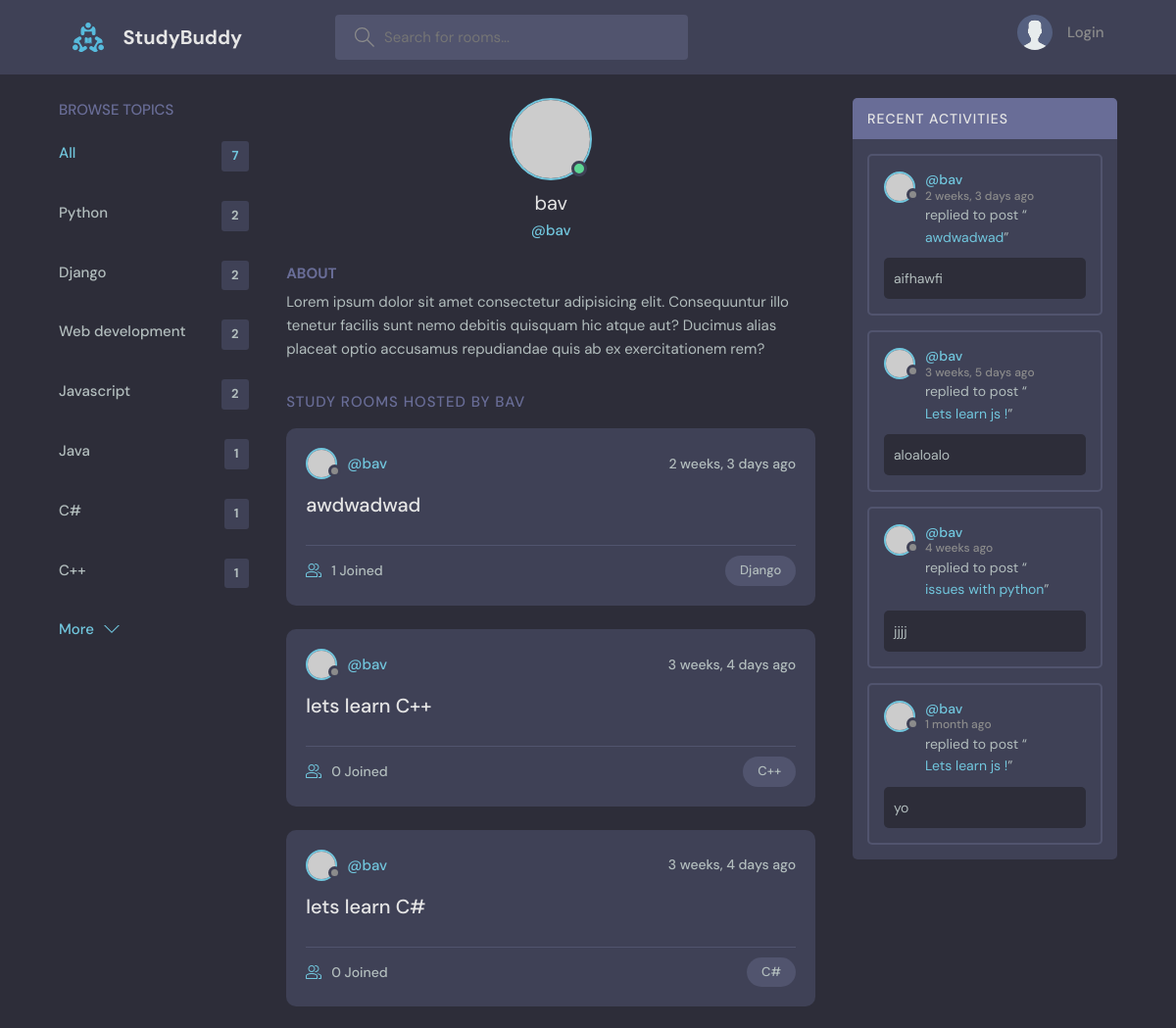
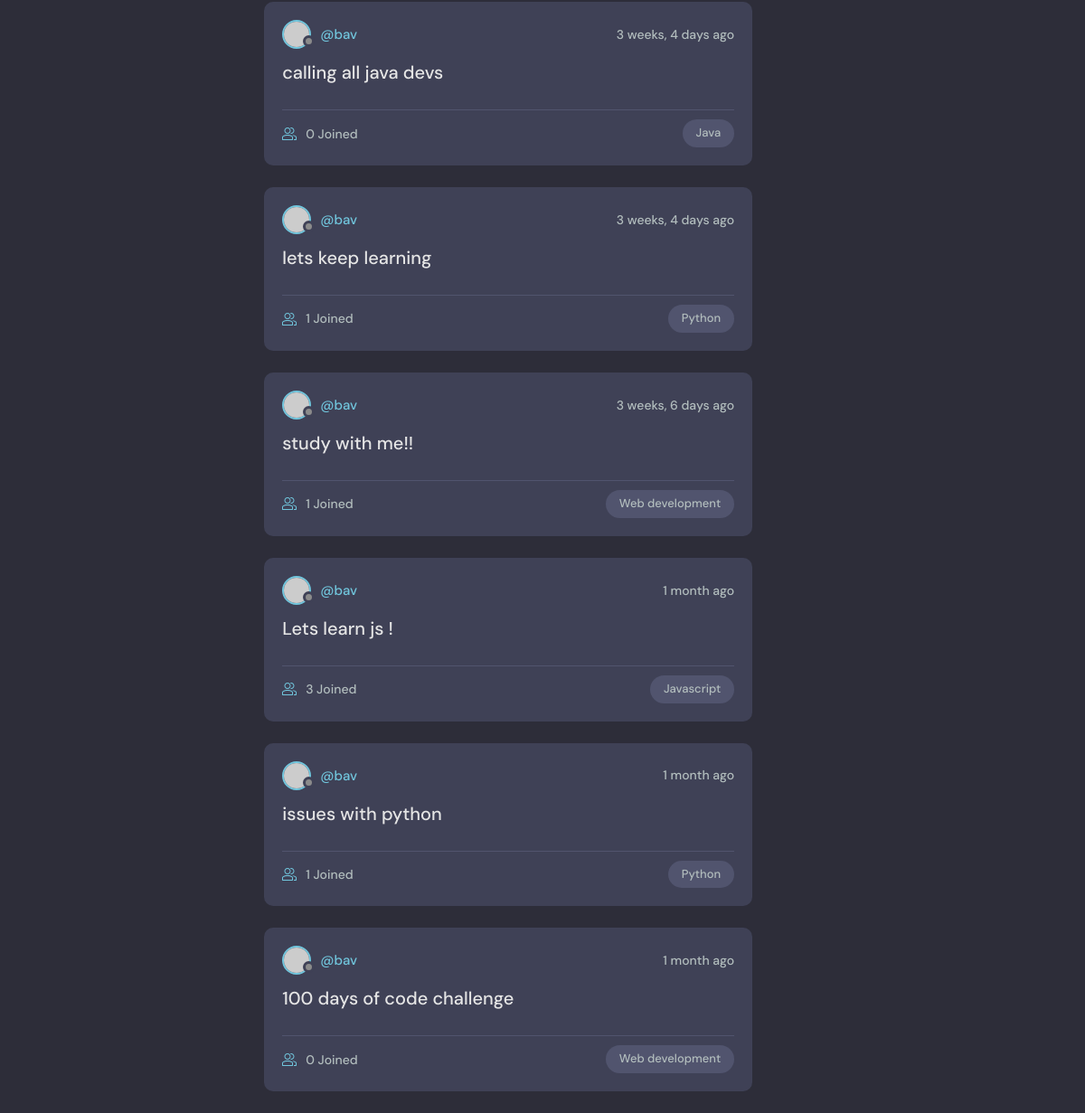
Page /profile/1/ on the committed database (2 pictures, top to bottom).
### base/models.py (models this page shows, shortened)
class Topic(models.Model):
    name = models.CharField(max_length=200)

class Room(models.Model):
    host = models.ForeignKey(User, on_delete=models.SET_NULL, null=True)
    topic = models.ForeignKey(Topic, on_delete=models.SET_NULL, null=True)
    name = models.CharField(max_length=200)
    description = models.TextField(null=True, blank=True)
    participants = models.ManyToManyField(User, related_name='participants', blank=True)
    updated = models.DateTimeField(auto_now=True)
    created = models.DateTimeField(auto_now_add=True)
    class Meta:
        ordering = ['-updated', '-created']
    def __str__(self):
        return str(self.name)

class Message(models.Model):
    user = models.ForeignKey(User, on_delete=models.CASCADE)
    room = models.ForeignKey(Room, on_delete=models.CASCADE)
    body = models.TextField()
    updated = models.DateTimeField(auto_now=True)
    created = models.DateTimeField(auto_now_add=True)
    class Meta:
        ordering = ['-updated', '-created']
    def __str__(self):
        return self.body[0:50]

### base/views.py (the view)
# urls.py: path('profile/<str:pk>/', views.userProfile, name='user-profile'),
def userProfile(request, pk):
    user = User.objects.get(id=pk)
    rooms = user.room_set.all()
    room_messages = user.message_set.all()
    topics = Topic.objects.all()
    context = {'user': user, 'rooms': rooms,'room_messages': room_messages, 'topics': topics}
    return render(request, 'base/profile.html', context)

### base/templates/base/profile.html (shortened to what this page needs)
{% extends "main.html" %}
{% block content %}
  <main class="profile-page layout layout--3">
    <div class="container">
      {% include 'base/topic_component.html' %}
      <div class="roomList">
        <div class="profile">
          <div class="profile__avatar">
            <div class="avatar avatar--large active">
              <img src="https://randomuser.me/api/portraits/men/11.jpg" />
            </div>
          </div>
          <div class="profile__info">
            <h3>{{user.username}}</h3>
            <p>@{{user.username}}</p>
          </div>
          <div class="profile__about">
            <h3>About</h3>
            <p>
              Lorem ipsum dolor sit amet consectetur adipisicing elit. Consequuntur illo tenetur
              facilis sunt nemo debitis quisquam hic atque aut? Ducimus alias placeat optio
              accusamus repudiandae quis ab ex exercitationem rem?
            </p>
          </div>
        </div>
        <div class="roomList__header">
          <div>
            <h2>Study Rooms Hosted by {{user.username}}</a>
            </h2>
          </div>
        </div>
        {% include "base/feed_component.html" %}
      </div>
      {% include 'base/activity_component.html' %}
    </div>
  </main>
{% endblock %}

### templates/main.html (shortened to what this page needs)
<!DOCTYPE html>
{% load static %}
<html lang="en">
  <head>
    <link rel="stylesheet" href="{% static 'styles/style.css' %}" />
  </head>
  <body>
    {% include "navbar.html" %}
    {% block content %}
    {% endblock content %}
  </body>
</html>

### templates/navbar.html (shortened to what this page needs)
{% load static %}
<header class="header header--loggedIn">
    <div class="container">
      <a href="{% url 'home' %}" class="header__logo">
        <img src="{% static 'images/logo.svg' %}" />
        <h1>StudyBuddy</h1>
      </a>
      <form class="header__search" method="GET" action="{% url 'home' %}">
        <label>
          <input name = "q" placeholder="Search for rooms..." />
        </label>
      </form>
      <nav class="header__menu">
        {% if request.user.is_authenticated %}
        <div class="header__user">
          <a href="{% url 'user-profile' user.id %}">
            <div class="avatar avatar--medium active">
              <img src="https://randomuser.me/api/portraits/men/37.jpg" />
            </div>
            <p>{{request.user.username}}<span>@{{request.user.username}}</span></p>
          </a>
          <button class="dropdown-button">
            <svg version="1.1" xmlns="http://www.w3.org/2000/svg" width="32" height="32" viewBox="0 0 32 32">
              <title>chevron-down</title>
              <path d="M16 21l-13-13h-3l16 16 16-16h-3l-13 13z"></path>
            </svg>
          </button>
        </div>
        {% else %}
        <a href="{% url 'login' %}">
          <img src="{% static 'images/avatar.svg' %}" />
          <p>Login</p>
        </a>
        {% endif %}
      </nav>
    </div>
  </header>

### base/templates/base/topic_component.html
<div class="topics">
    <div class="topics__header">
      <h2>Browse Topics</h2>
    </div>
    <ul class="topics__list">
      <li>
        <a href="{% url 'home' %}" class="active">All <span>{{topics.count}}</span></a>
      </li>
      {% for topic in topics %}
      <li>
        <a href="{% url 'home' %}?q={{topic.name}}">{{topic.name}}<span>{{topic.room_set.all.count}}</span></a>
      </li>
      {% endfor %}
    </ul>
    <a class="btn btn--link" href="{% url 'topics' %}">
      More
      <svg version="1.1" xmlns="http://www.w3.org/2000/svg" width="32" height="32" viewBox="0 0 32 32">
        <title>chevron-down</title>
        <path d="M16 21l-13-13h-3l16 16 16-16h-3l-13 13z"></path>
      </svg>
    </a>
  </div>

### base/templates/base/feed_component.html (shortened to what this page needs)
{% for room in rooms %}
<div class="roomListRoom">
    <div class="roomListRoom__header">
      <a href="{% url 'user-profile' room.host.id %}" class="roomListRoom__author">
        <div class="avatar avatar--small">
          <img src="https://randomuser.me/api/portraits/women/11.jpg" />
        </div>
        <span>@{{room.host.username}}</span>
      </a>
      <div class="roomListRoom__actions">
        <span>{{room.created|timesince}} ago </span>
      </div>
    </div>
    <div class="roomListRoom__content">
      <a href="{% url 'room' room.id %}">{{room.name}}</a>
    </div>
    <div class="roomListRoom__meta">
      <a href="{% url 'room' room.id %}" class="roomListRoom__joined">
        {{room.participants.all.count}} Joined
      </a>
      <p class="roomListRoom__topic">{{room.topic.name}}</p>
    </div>
  </div>
{% endfor %}

### base/templates/base/activity_component.html (shortened to what this page needs)
<div class="activities">
    <div class="activities__header">
      <h2>Recent Activities</h2>
    </div>
    {% for message in room_messages %}
    <div class="activities__box">
      <div class="activities__boxHeader roomListRoom__header">
        <a href="{% url 'user-profile' message.user.id %}" class="roomListRoom__author">
          <div class="avatar avatar--small">
            <img src="https://randomuser.me/api/portraits/women/11.jpg" />
          </div>
          <p>
            @{{message.user}}
            <span>{{message.created|timesince}} ago</span>
          </p>
        </a>
      </div>
      <div class="activities__boxContent">
        <p>replied to post “<a href="{% url 'room' message.room.id %}">{{message.room}}</a>”</p>
        <div class="activities__boxRoomContent">
          {{message}}
        </div>
      </div>
    </div>
    {% endfor %}
  </div>

### rows in the picture
Topic: name "Python", room_set.all.count "2"
Topic: name "Django", room_set.all.count "2"
Topic: name "Web development", room_set.all.count "2"
Topic: name "Javascript", room_set.all.count "2"
Topic: name "Java", room_set.all.count "1"
Topic: name "C#", room_set.all.count "1"
Topic: name "C++", room_set.all.count "1"
Room: host.username "bav", created "2 weeks, 3 days", name "awdwadwad", participants.all.count "1", topic.name "Django"
Room: host.username "bav", created "3 weeks, 4 days", name "lets learn C++", participants.all.count "0", topic.name "C++"
Room: host.username "bav", created "3 weeks, 4 days", name "lets learn C#", participants.all.count "0", topic.name "C#"
Room: host.username "bav", created "3 weeks, 4 days", name "calling all java devs", participants.all.count "0", topic.name "Java"
Room: host.username "bav", created "3 weeks, 4 days", name "lets keep learning", participants.all.count "1", topic.name "Python"
Room: host.username "bav", created "3 weeks, 6 days", name "study with me!!", participants.all.count "1", topic.name "Web development"
Room: host.username "bav", created "1 month", name "Lets learn js !", participants.all.count "3", topic.name "Javascript"
Room: host.username "bav", created "1 month", name "issues with python", participants.all.count "1", topic.name "Python"
Room: host.username "bav", created "1 month", name "100 days of code challenge", participants.all.count "0", topic.name "Web development"
Message: user "bav", created "2 weeks, 3 days", room "awdwadwad", body "aifhawfi"
Message: user "bav", created "3 weeks, 5 days", room "Lets learn js !", body "aloaloalo"
Message: user "bav", created "4 weeks", room "issues with python", body "jjjj"
Message: user "bav", created "1 month", room "Lets learn js !", body "yo"

### other values in the picture
{{ topics.count }} "7"
{{ user.username }} "bav"
{{ user.username }} "BAV"
